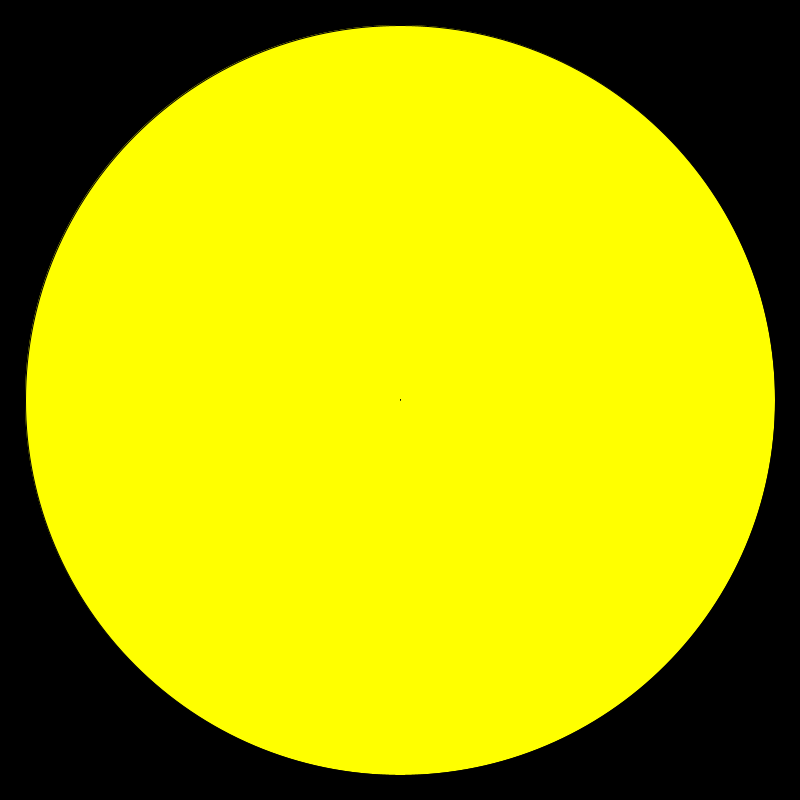
Frame 1 (no input)
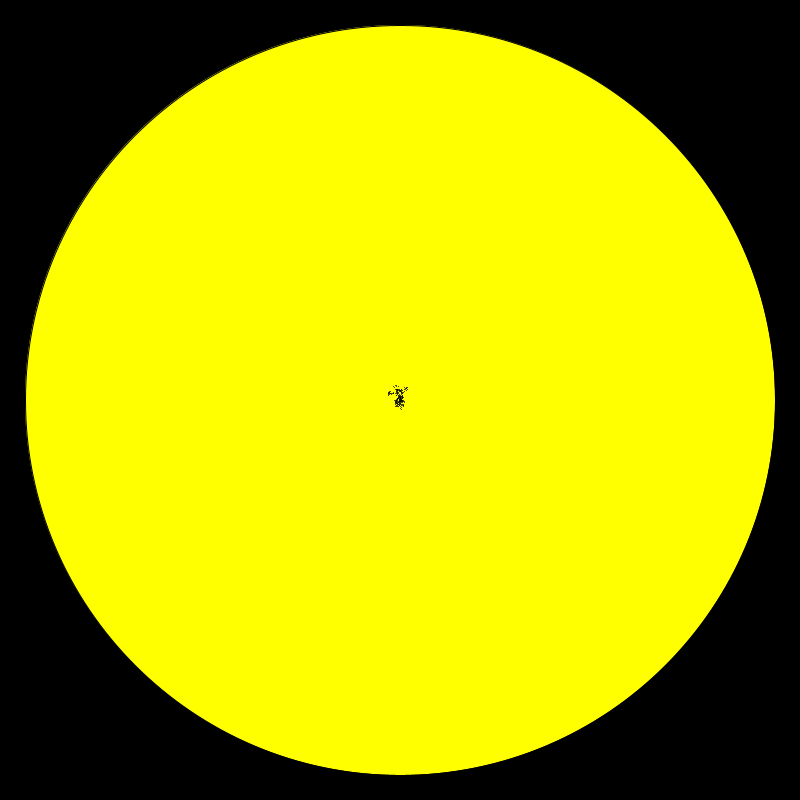
Frame 60 (the mouse pressed at the canvas centre just before this capture)
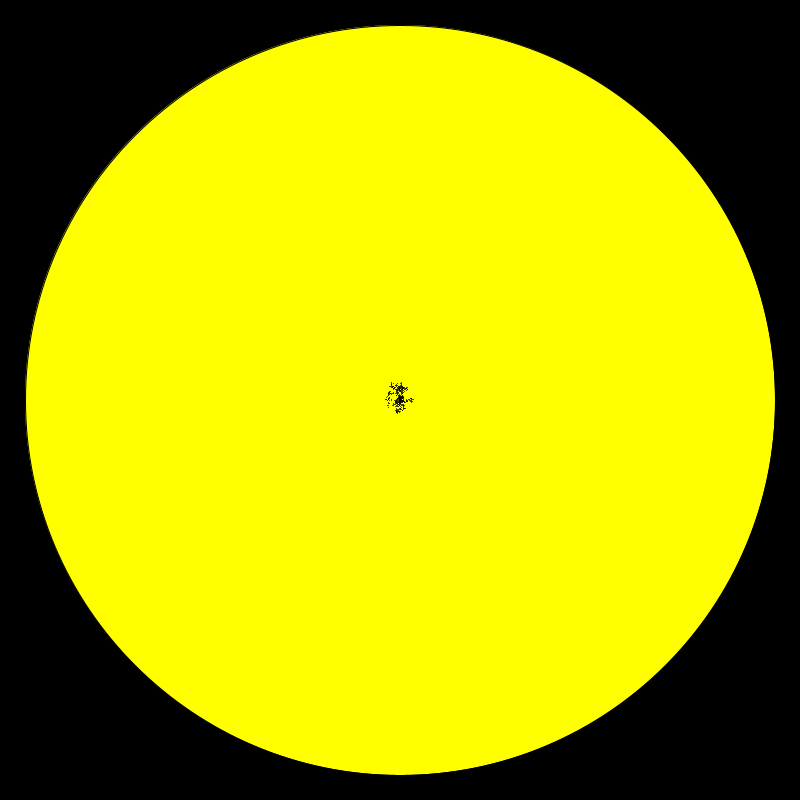
Frame 120 (the mouse held since frame 60 and released just before this capture)

The Processing sketch that drew these frames (run headless with seeded random() and noise(); from frame 60 on, the mouse is pressed at the canvas centre):

// Processing sketch: randomwalk_forest006color
// ── randomwalk_forest006color.pde
// Color version for projection experiment
// with multiple walkers
// See Walker.pde which is required
// Kevin Walker 03 Apr 2021

Walker w;
Walker u;
Walker t;
Walker s;
Walker r;
Walker q;
Walker p;
Walker o;

void setup() {
  size(800, 800);
  // Create a walker object
  w = new Walker();
  u = new Walker();
  t = new Walker();
  s = new Walker();
  r = new Walker();
  q = new Walker();
  p = new Walker();
  o = new Walker();
  background(0);
  translate(width/2, height/2);
  fill(255, 255, 0);
  ellipse(0, 0, height-50, height-50);
}

void draw() {
  // Run the walker object
  w.step();
  w.render();
  u.step();
  u.render();
  t.step();
  t.render();
  s.step();
  s.render();
  r.step();
  r.render();
  q.step();
  q.render();
  p.step();
  p.render();
  o.step();
  o.render();
}

// ── Walker.pde
// ADAPTED FROM
// The Nature of Code
// Daniel Shiffman
// http://natureofcode.com

// A random walker object!

class Walker {
  int x, y;
  int log;

  Walker() {
    x = width/2;
    y = height/2;
  }

  void render() {
    stroke(0);
    if (random(1)>0.5) { // MORE NATURALISTIC/DISCONTINUOUS IMAGE
      point(x, y);
      //log=log+1;
      //println(log);
    }
  }

  // Randomly move up, down, left, right, or stay in one place
  void step() {
    int stepx = int(random(3))-1; // KEY RANDOM MOVEMENT ALGORITHM
    int stepy = int(random(3))-1;
    x += stepx;
    y += stepy;
    if (dist(x, y, width/2, height/2) > height/2-50) { // the point is outside the circle
      x += -(stepx);
      y += -(stepy);
    }
  }
}
